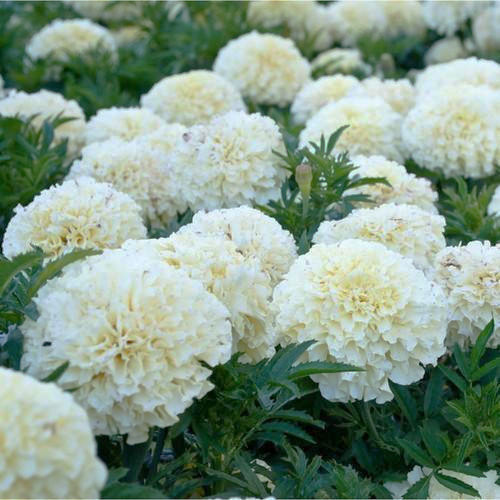
#> input picture hist_image.jpg, 500 x 500 px, found by its file name
$ python dilation.py
#> lines starting #> are read from the running program, lines starting #| are printed output that depends on the picture
import cv2
import numpy as np

path = "C:\\Users\\Viraj Pawar\\Desktop\\WCE SEM 1\\Image Processing\\"

img = cv2.imread(path + 'hist_image.jpg')
#> img is the input picture: shape (500, 500, 3); mean B, G, R 137.5, 154.6, 133

kernel = np.ones((5, 5), np.uint8)


img_erosion = cv2.erode(img, kernel, iterations=2)
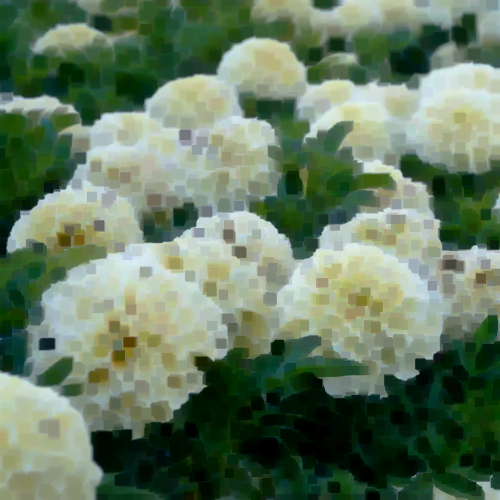
#> img_erosion: shape (500, 500, 3); mean B, G, R 97.8, 122.4, 101.2
img_dilation = cv2.dilate(img, kernel, iterations=1)
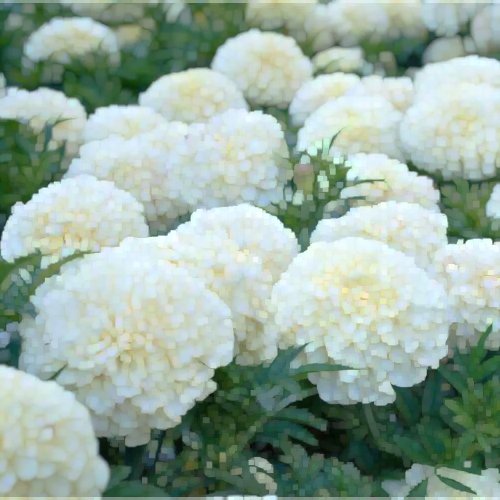
#> img_dilation: shape (500, 500, 3); mean B, G, R 160.8, 173, 152.1

cv2.imshow('Input', img)
cv2.imshow('Erosion', img_erosion)
cv2.imshow('Dilation', img_dilation)

cv2.waitKey(0)
cv2.destroyAllWindows()

$ run again, with interpolate_input.jpg copied over hist_image.jpg
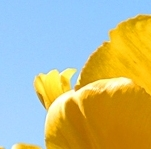
#> input picture interpolate_input.jpg, 151 x 149 px, found by its file name
#> img is the input picture: shape (149, 151, 3); mean B, G, R 140.7, 186.2, 188.1
#> `img_erosion = cv2.erode(img, kernel, iterations=2)`:
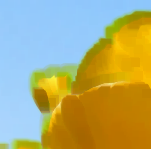
#> img_erosion: shape (149, 151, 3); mean B, G, R 115.6, 170.9, 174.4
#> `img_dilation = cv2.dilate(img, kernel, iterations=1)`:
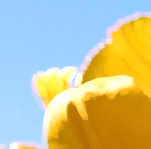
#> img_dilation: shape (149, 151, 3); mean B, G, R 155, 195.1, 196.2

$ run again, with myImage.jpg copied over hist_image.jpg
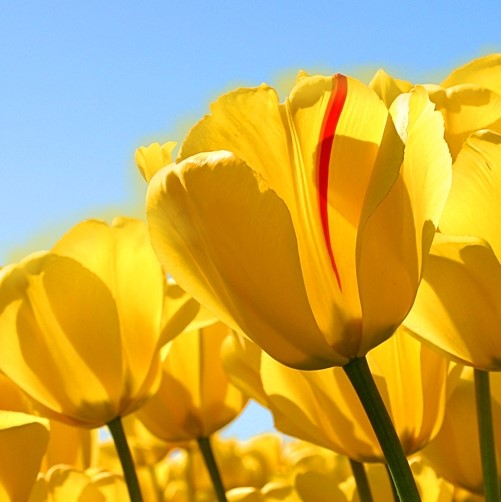
#> input picture myImage.jpg, 501 x 502 px, found by its file name
#> img is the input picture: shape (502, 501, 3); mean B, G, R 77.6, 167.8, 196.9
#> `img_erosion = cv2.erode(img, kernel, iterations=2)`:
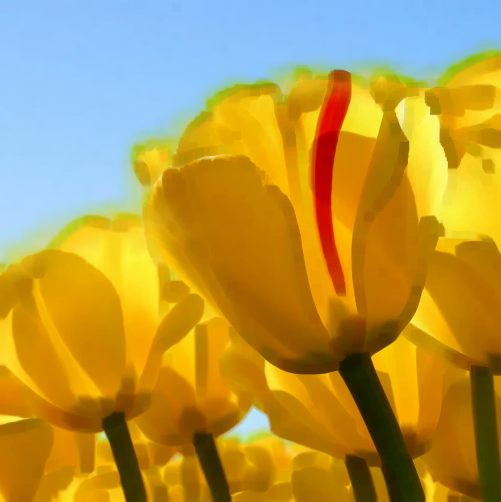
#> img_erosion: shape (502, 501, 3); mean B, G, R 66.4, 151.2, 181
#> `img_dilation = cv2.dilate(img, kernel, iterations=1)`:
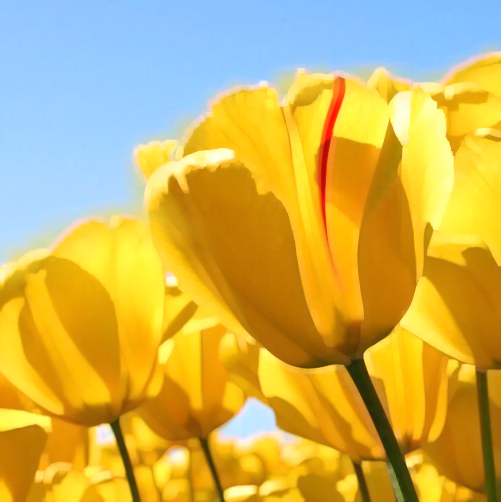
#> img_dilation: shape (502, 501, 3); mean B, G, R 86.5, 177.6, 205.2
